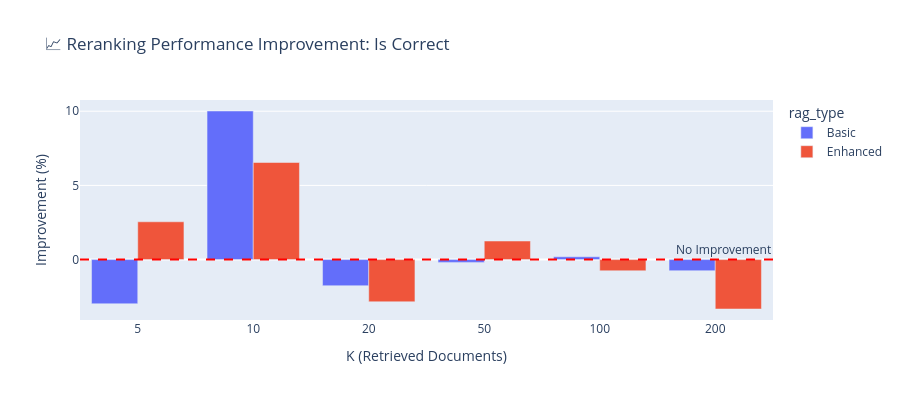
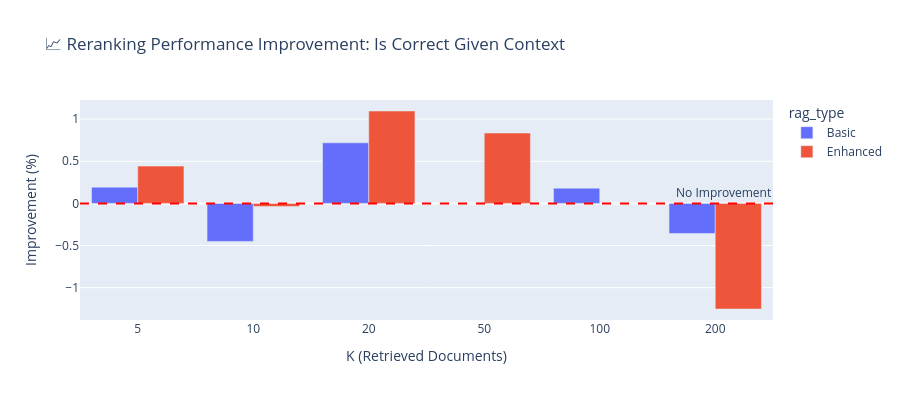
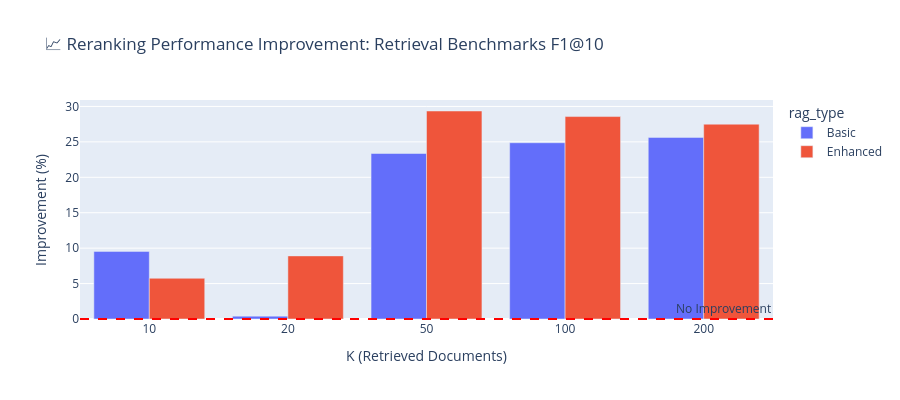

These figures' notebook cell, in order:
### Code cell
# Visualization of Reranking Impact
def plot_reranking_delta(df, metric="is_correct"):
    """Plot the improvement from reranking across k-values and RAG types"""

    if metric not in df.columns:
        return None
    
    df = df.copy()

    df[metric] = pd.to_numeric(df[metric], errors='coerce')

    analysis_df = df.dropna(subset=[metric])[(df.retrieval_kind != 'full_context') & (df.k > 1)]

    # Get mean performance by configuration
    pivot_with = analysis_df[analysis_df["rerank"] == True].groupby(["k", "rag_type"])[metric].mean()
    pivot_without = analysis_df[analysis_df["rerank"] == False].groupby(["k", "rag_type"])[metric].mean()

    # Calculate improvement
    improvement_df = pd.DataFrame({"with_rerank": pivot_with, "without_rerank": pivot_without})
    improvement_df["improvement"] = improvement_df["with_rerank"] - improvement_df["without_rerank"]
    improvement_df["improvement_pct"] = improvement_df["improvement"] / improvement_df["without_rerank"] * 100
    improvement_df = improvement_df.reset_index()

    # Create visualization
    fig = px.bar(
        improvement_df,
        x="k",
        y="improvement_pct",
        color="rag_type",
        title=f"📈 Reranking Performance Improvement: {metric.replace('_', ' ').title()}",
        labels={"improvement_pct": "Improvement (%)", "k": "K (Retrieved Documents)"},
        barmode="group",
    )
    fig.update_xaxes(type='category')

    fig.add_hline(y=0, line_dash="dash", line_color="red", annotation_text="No Improvement")
    fig.update_layout(height=400)

    return fig


# Plot reranking improvements
print("\n📊 RERANKING IMPROVEMENT VISUALIZATIONS")
print("=" * 50)

for metric in ["is_correct", 'is_correct_given_context', "retrieval_benchmarks_f1@10", 'retrieval_benchmarks_recall@10', "mrr"]:
    if metric in df.columns:
        fig = plot_reranking_delta(df, metric)
        if fig:
            fig.write_image(IMG_DIR / f'effect_of_reranking_{metric}.svg', height=500, width=800)
            fig.show()
    else:
        print(f"⚠️  Skipping {metric} visualization")

### Figure 1 — Plotly figure (JSON) as saved in the notebook; plotly's stock layout.template omitted (floating-point values rounded to 4 significant figures)
{"data": [{"alignmentgroup": "True", "hovertemplate": "rag_type=Basic<br>K (Retrieved Documents)=%{x}<br>Improvement (%)=%{y}<extra></extra>", "legendgroup": "Basic", "marker": {"color": "#636efa", "pattern": {"shape": ""}}, "name": "Basic", "offsetgroup": "Basic", "orientation": "v", "showlegend": true, "textposition": "auto", "type": "bar", "x": [5, 10, 20, 50, 100, 200], "xaxis": "x", "y": [-2.978, 10.02, -1.759, -0.189, 0.1901, -0.749], "yaxis": "y"}, {"alignmentgroup": "True", "hovertemplate": "rag_type=Enhanced<br>K (Retrieved Documents)=%{x}<br>Improvement (%)=%{y}<extra></extra>", "legendgroup": "Enhanced", "marker": {"color": "#EF553B", "pattern": {"shape": ""}}, "name": "Enhanced", "offsetgroup": "Enhanced", "orientation": "v", "showlegend": true, "textposition": "auto", "type": "bar", "x": [5, 10, 20, 50, 100, 200], "xaxis": "x", "y": [2.548, 6.544, -2.844, 1.251, -0.7547, -3.331], "yaxis": "y"}], "layout": {"annotations": [{"showarrow": false, "text": "No Improvement", "x": 1, "xanchor": "right", "xref": "x domain", "y": 0, "yanchor": "bottom", "yref": "y"}], "barmode": "group", "height": 400, "legend": {"title": {"text": "rag_type"}, "tracegroupgap": 0}, "shapes": [{"line": {"color": "red", "dash": "dash"}, "type": "line", "x0": 0, "x1": 1, "xref": "x domain", "y0": 0, "y1": 0, "yref": "y"}], "title": {"text": "📈 Reranking Performance Improvement: Is Correct"}, "xaxis": {"anchor": "y", "domain": [0, 1], "title": {"text": "K (Retrieved Documents)"}, "type": "category"}, "yaxis": {"anchor": "x", "domain": [0, 1], "title": {"text": "Improvement (%)"}}}}

### Figure 2 — Plotly figure (JSON) as saved in the notebook; plotly's stock layout.template omitted (floating-point values rounded to 4 significant figures)
{"data": [{"alignmentgroup": "True", "hovertemplate": "rag_type=Basic<br>K (Retrieved Documents)=%{x}<br>Improvement (%)=%{y}<extra></extra>", "legendgroup": "Basic", "marker": {"color": "#636efa", "pattern": {"shape": ""}}, "name": "Basic", "offsetgroup": "Basic", "orientation": "v", "showlegend": true, "textposition": "auto", "type": "bar", "x": [5, 10, 20, 50, 100, 200], "xaxis": "x", "y": [0.1928, -0.4513, 0.719, 0.0, 0.1802, -0.3569], "yaxis": "y"}, {"alignmentgroup": "True", "hovertemplate": "rag_type=Enhanced<br>K (Retrieved Documents)=%{x}<br>Improvement (%)=%{y}<extra></extra>", "legendgroup": "Enhanced", "marker": {"color": "#EF553B", "pattern": {"shape": ""}}, "name": "Enhanced", "offsetgroup": "Enhanced", "orientation": "v", "showlegend": true, "textposition": "auto", "type": "bar", "x": [5, 10, 20, 50, 100, 200], "xaxis": "x", "y": [0.4424, -0.03661, 1.097, 0.8348, 0.0, -1.254], "yaxis": "y"}], "layout": {"annotations": [{"showarrow": false, "text": "No Improvement", "x": 1, "xanchor": "right", "xref": "x domain", "y": 0, "yanchor": "bottom", "yref": "y"}], "barmode": "group", "height": 400, "legend": {"title": {"text": "rag_type"}, "tracegroupgap": 0}, "shapes": [{"line": {"color": "red", "dash": "dash"}, "type": "line", "x0": 0, "x1": 1, "xref": "x domain", "y0": 0, "y1": 0, "yref": "y"}], "title": {"text": "📈 Reranking Performance Improvement: Is Correct Given Context"}, "xaxis": {"anchor": "y", "domain": [0, 1], "title": {"text": "K (Retrieved Documents)"}, "type": "category"}, "yaxis": {"anchor": "x", "domain": [0, 1], "title": {"text": "Improvement (%)"}}}}

### Figure 3 — Plotly figure (JSON) as saved in the notebook; plotly's stock layout.template omitted (floating-point values rounded to 4 significant figures)
{"data": [{"alignmentgroup": "True", "hovertemplate": "rag_type=Basic<br>K (Retrieved Documents)=%{x}<br>Improvement (%)=%{y}<extra></extra>", "legendgroup": "Basic", "marker": {"color": "#636efa", "pattern": {"shape": ""}}, "name": "Basic", "offsetgroup": "Basic", "orientation": "v", "showlegend": true, "textposition": "auto", "type": "bar", "x": [10, 20, 50, 100, 200], "xaxis": "x", "y": [9.543, 0.4051, 23.36, 24.88, 25.63], "yaxis": "y"}, {"alignmentgroup": "True", "hovertemplate": "rag_type=Enhanced<br>K (Retrieved Documents)=%{x}<br>Improvement (%)=%{y}<extra></extra>", "legendgroup": "Enhanced", "marker": {"color": "#EF553B", "pattern": {"shape": ""}}, "name": "Enhanced", "offsetgroup": "Enhanced", "orientation": "v", "showlegend": true, "textposition": "auto", "type": "bar", "x": [10, 20, 50, 100, 200], "xaxis": "x", "y": [5.749, 8.905, 29.36, 28.57, 27.5], "yaxis": "y"}], "layout": {"annotations": [{"showarrow": false, "text": "No Improvement", "x": 1, "xanchor": "right", "xref": "x domain", "y": 0, "yanchor": "bottom", "yref": "y"}], "barmode": "group", "height": 400, "legend": {"title": {"text": "rag_type"}, "tracegroupgap": 0}, "shapes": [{"line": {"color": "red", "dash": "dash"}, "type": "line", "x0": 0, "x1": 1, "xref": "x domain", "y0": 0, "y1": 0, "yref": "y"}], "title": {"text": "📈 Reranking Performance Improvement: Retrieval Benchmarks F1@10"}, "xaxis": {"anchor": "y", "domain": [0, 1], "title": {"text": "K (Retrieved Documents)"}, "type": "category"}, "yaxis": {"anchor": "x", "domain": [0, 1], "title": {"text": "Improvement (%)"}}}}
